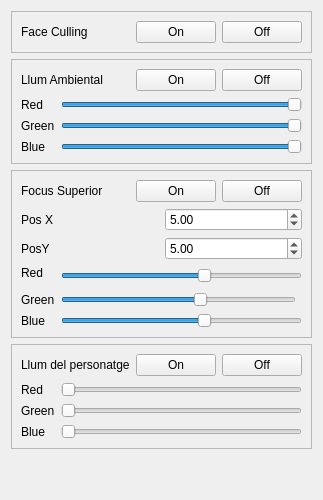
       <widget class="QWidget" name="tab_2">
        <attribute name="title">
         <string>Il·luminació</string>
        </attribute>
        <layout class="QGridLayout" name="gridLayout">
         <item row="0" column="0" colspan="2">
          <widget class="QFrame" name="frame">
           <property name="frameShape">
            <enum>QFrame::StyledPanel</enum>
           </property>
           <property name="frameShadow">
            <enum>QFrame::Raised</enum>
           </property>
           <layout class="QGridLayout" name="gridLayout_2">
            <item row="0" column="0">
             <layout class="QHBoxLayout" name="horizontalLayout_13">
              <item>
               <widget class="QLabel" name="label_4">
                <property name="text">
                 <string>Face Culling</string>
                </property>
               </widget>
              </item>
              <item>
               <layout class="QHBoxLayout" name="horizontalLayout_12">
                <item>
                 <widget class="QPushButton" name="cullingOn">
                  <property name="text">
                   <string>On</string>
                  </property>
                 </widget>
                </item>
                <item>
                 <widget class="QPushButton" name="cullingOff">
                  <property name="text">
                   <string>Off</string>
                  </property>
                 </widget>
                </item>
               </layout>
              </item>
             </layout>
            </item>
           </layout>
          </widget>
         </item>
         <item row="1" column="0" colspan="2">
          <widget class="QFrame" name="frame_2">
           <property name="frameShape">
            <enum>QFrame::StyledPanel</enum>
           </property>
           <property name="frameShadow">
            <enum>QFrame::Raised</enum>
           </property>
           <layout class="QGridLayout" name="gridLayout_3">
            <item row="0" column="0" colspan="2">
             <layout class="QHBoxLayout" name="horizontalLayout_14">
              <item>
               <widget class="QLabel" name="label_6">
                <property name="text">
                 <string>Llum Ambiental</string>
                </property>
               </widget>
              </item>
              <item>
               <layout class="QHBoxLayout" name="horizontalLayout_5">
                <item>
                 <widget class="QPushButton" name="focusOn">
                  <property name="text">
                   <string>On</string>
                  </property>
                 </widget>
                </item>
                <item>
                 <widget class="QPushButton" name="focusOff">
                  <property name="text">
                   <string>Off</string>
                  </property>
                 </widget>
                </item>
               </layout>
              </item>
             </layout>
            </item>
            <item row="2" column="0">
             <widget class="QLabel" name="label_7">
              <property name="text">
               <string>Red</string>
              </property>
             </widget>
            </item>
            <item row="2" column="1">
             <widget class="QSlider" name="redFocus">
              <property name="maximum">
               <number>100</number>
              </property>
              <property name="value">
               <number>100</number>
              </property>
              <property name="orientation">
               <enum>Qt::Horizontal</enum>
              </property>
             </widget>
            </item>
            <item row="3" column="0">
             <widget class="QLabel" name="label_8">
              <property name="text">
               <string>Green</string>
              </property>
             </widget>
            </item>
            <item row="3" column="1">
             <widget class="QSlider" name="greenFocus">
              <property name="maximum">
               <number>100</number>
              </property>
              <property name="value">
               <number>100</number>
              </property>
              <property name="orientation">
               <enum>Qt::Horizontal</enum>
              </property>
             </widget>
            </item>
            <item row="4" column="0">
             <widget class="QLabel" name="label_9">
              <property name="text">
               <string>Blue</string>
              </property>
             </widget>
            </item>
            <item row="4" column="1">
             <widget class="QSlider" name="blueFocus">
              <property name="maximum">
               <number>100</number>
              </property>
              <property name="value">
               <number>100</number>
              </property>
              <property name="orientation">
               <enum>Qt::Horizontal</enum>
              </property>
             </widget>
            </item>
           </layout>
          </widget>
         </item>
         <item row="3" column="0" rowspan="2" colspan="2">
          <widget class="QFrame" name="frame_4">
           <property name="frameShape">
            <enum>QFrame::StyledPanel</enum>
           </property>
           <property name="frameShadow">
            <enum>QFrame::Raised</enum>
           </property>
           <layout class="QGridLayout" name="gridLayout_5">
            <item row="0" column="0" colspan="2">
             <layout class="QHBoxLayout" name="horizontalLayout_11">
              <item>
               <widget class="QLabel" name="label_22">
                <property name="text">
                 <string>Llum del personatge</string>
                </property>
               </widget>
              </item>
              <item>
               <layout class="QHBoxLayout" name="horizontalLayout_15">
                <item>
                 <widget class="QPushButton" name="spotOn">
                  <property name="text">
                   <string>On</string>
                  </property>
                 </widget>
                </item>
                <item>
                 <widget class="QPushButton" name="spotOff">
                  <property name="text">
                   <string>Off</string>
                  </property>
                 </widget>
                </item>
               </layout>
              </item>
             </layout>
            </item>
            <item row="1" column="0">
             <widget class="QLabel" name="label_23">
              <property name="text">
               <string>Red</string>
              </property>
             </widget>
            </item>
            <item row="1" column="1">
             <widget class="QSlider" name="redSpot">
              <property name="maximum">
               <number>100</number>
              </property>
              <property name="orientation">
               <enum>Qt::Horizontal</enum>
              </property>
             </widget>
            </item>
            <item row="2" column="0">
             <widget class="QLabel" name="label_24">
              <property name="text">
               <string>Green</string>
              </property>
             </widget>
            </item>
            <item row="2" column="1">
             <widget class="QSlider" name="greenSpot">
              <property name="maximum">
               <number>100</number>
              </property>
              <property name="orientation">
               <enum>Qt::Horizontal</enum>
              </property>
             </widget>
            </item>
            <item row="3" column="0">
             <widget class="QLabel" name="label_25">
              <property name="text">
               <string>Blue</string>
              </property>
             </widget>
            </item>
            <item row="3" column="1">
             <widget class="QSlider" name="blueSpot">
              <property name="maximum">
               <number>100</number>
              </property>
              <property name="orientation">
               <enum>Qt::Horizontal</enum>
              </property>
             </widget>
            </item>
           </layout>
          </widget>
         </item>
         <item row="5" column="0">
          <spacer name="verticalSpacer_3">
           <property name="orientation">
            <enum>Qt::Vertical</enum>
           </property>
           <property name="sizeHint" stdset="0">
            <size>
             <width>20</width>
             <height>40</height>
            </size>
           </property>
          </spacer>
         </item>
         <item row="2" column="0" colspan="2">
          <widget class="QFrame" name="frame_3">
           <property name="frameShape">
            <enum>QFrame::StyledPanel</enum>
           </property>
           <property name="frameShadow">
            <enum>QFrame::Raised</enum>
           </property>
           <layout class="QGridLayout" name="gridLayout_4">
            <item row="0" column="0" colspan="3">
             <layout class="QHBoxLayout" name="horizontalLayout_10">
              <item>
               <widget class="QLabel" name="label_18">
                <property name="text">
                 <string>Focus Superior</string>
                </property>
               </widget>
              </item>
              <item>
               <layout class="QHBoxLayout" name="horizontalLayout_9">
                <item>
                 <widget class="QPushButton" name="ambientOn">
                  <property name="text">
                   <string>On</string>
                  </property>
                 </widget>
                </item>
                <item>
                 <widget class="QPushButton" name="ambientOff">
                  <property name="text">
                   <string>Off</string>
                  </property>
                 </widget>
                </item>
               </layout>
              </item>
             </layout>
            </item>
            <item row="1" column="0" colspan="3">
             <layout class="QVBoxLayout" name="verticalLayout_6">
              <item>
               <layout class="QHBoxLayout" name="horizontalLayout_3">
                <item>
                 <widget class="QLabel" name="label_10">
                  <property name="text">
                   <string>Pos X</string>
                  </property>
                 </widget>
                </item>
                <item>
                 <widget class="QDoubleSpinBox" name="focusX">
                  <property name="singleStep">
                   <double>0.100000000000000</double>
                  </property>
                  <property name="value">
                   <double>5.000000000000000</double>
                  </property>
                 </widget>
                </item>
               </layout>
              </item>
              <item>
               <layout class="QHBoxLayout" name="horizontalLayout_4">
                <item>
                 <widget class="QLabel" name="label_11">
                  <property name="text">
                   <string>PosY</string>
                  </property>
                 </widget>
                </item>
                <item>
                 <widget class="QDoubleSpinBox" name="focusY">
                  <property name="singleStep">
                   <double>0.100000000000000</double>
                  </property>
                  <property name="value">
                   <double>5.000000000000000</double>
                  </property>
                 </widget>
                </item>
               </layout>
              </item>
             </layout>
            </item>
            <item row="2" column="0">
             <widget class="QLabel" name="label_19">
              <property name="text">
               <string>Red</string>
              </property>
             </widget>
            </item>
            <item row="2" column="1" rowspan="2" colspan="2">
             <widget class="QSlider" name="redAmbient">
              <property name="maximum">
               <number>100</number>
              </property>
              <property name="singleStep">
               <number>1</number>
              </property>
              <property name="value">
               <number>60</number>
              </property>
              <property name="orientation">
               <enum>Qt::Horizontal</enum>
              </property>
             </widget>
            </item>
            <item row="4" column="0">
             <widget class="QLabel" name="label_20">
              <property name="text">
               <string>Green</string>
              </property>
             </widget>
            </item>
            <item row="5" column="0">
             <widget class="QLabel" name="label_21">
              <property name="text">
               <string>Blue</string>
              </property>
             </widget>
            </item>
            <item row="5" column="1" colspan="2">
             <widget class="QSlider" name="blueAmbient">
              <property name="maximum">
               <number>100</number>
              </property>
              <property name="value">
               <number>60</number>
              </property>
              <property name="orientation">
               <enum>Qt::Horizontal</enum>
              </property>
             </widget>
            </item>
            <item row="4" column="1">
             <widget class="QSlider" name="greenAmbient">
              <property name="maximum">
               <number>100</number>
              </property>
              <property name="value">
               <number>60</number>
              </property>
              <property name="orientation">
               <enum>Qt::Horizontal</enum>
              </property>
             </widget>
            </item>
           </layout>
          </widget>
         </item>
        </layout>
       </widget>
